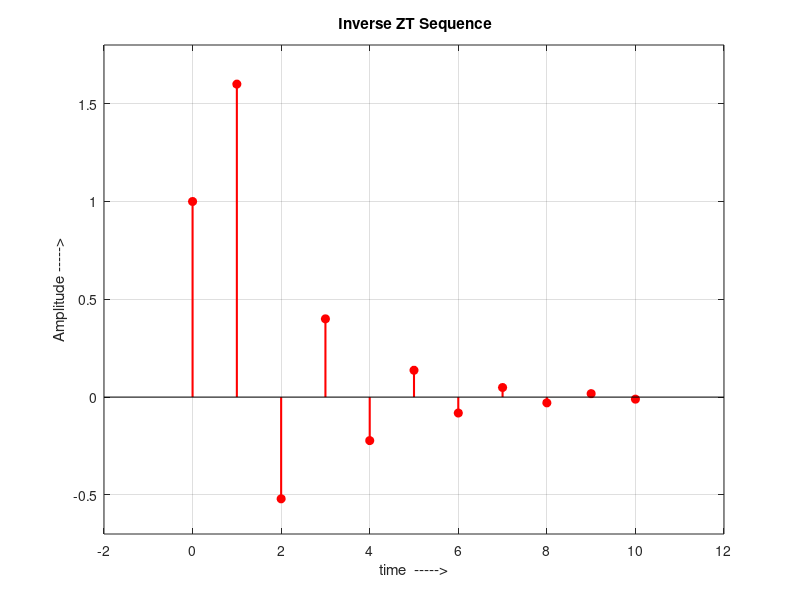

This chart was generated by the following MATLAB code:

%  Program V4_5 

%%%Demo: %% Inverse Z-transform using impz.m                                                                                                           

%%% Developed by Dr. M. Venu Gopala Rao, 
%%% Email: mvgr03@kluniversity.in,  mvgr03@gmail.com,


%------------------------------------------------------------------------
clear all; close all;clc

% 
% Example: (Practice on Power series method) using impz function                                        
% Determine the inverse Z-transform of
% (1+2z-1)/(1+0.4z-1 -0.12z-2)

%  Solution                                                                                                                                    

   L = 11; % Length of output vector (How may values you want in output)
   num = [1 2];
   den = [1 0.4 -0.12];
   [y,t] = impz(num,den,L);
   disp('Coefficient of the power series expansion '); disp(y')
   
   stem(t,y,'r','fill','LineWidth',1.5);  grid on;
   xlabel('time  ----->');ylabel('Amplitude ----->');
   title(' Inverse ZT Sequence');
   axis([-2 12 -0.7 1.8]);
   
